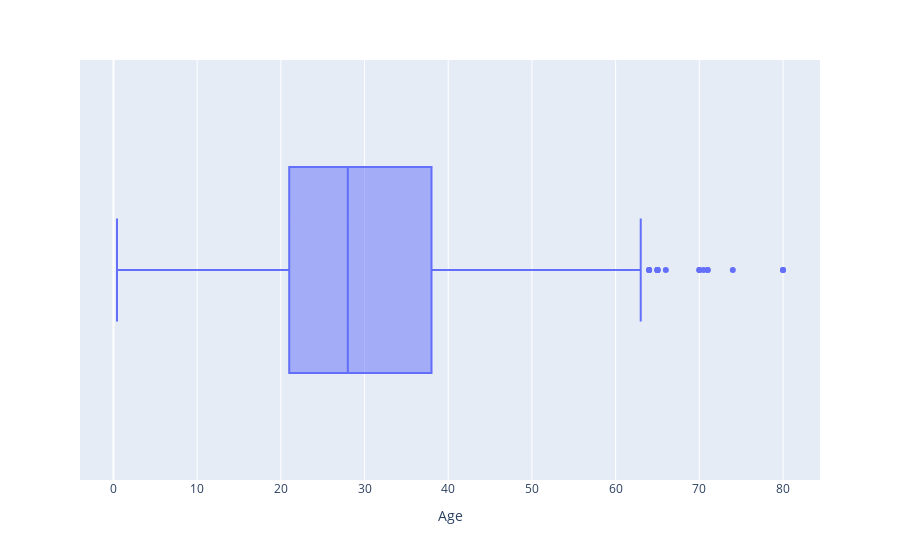

Notebook code cell kept with this figure:
### Code cell
px.box(train,train.Age)

### Figure 1 — Plotly figure (JSON) as saved in the notebook; plotly's stock layout.template omitted (floating-point values rounded to 4 significant figures; data arrays with more than 128 entries replaced by an {"elided": "..."} marker saying what was removed)
{"data": [{"alignmentgroup": "True", "hovertemplate": "Age=%{x}<extra></extra>", "legendgroup": "", "marker": {"color": "#636efa"}, "name": "", "notched": false, "offsetgroup": "", "orientation": "h", "showlegend": false, "type": "box", "x": {"elided": "891 float values"}, "x0": " ", "xaxis": "x", "y0": " ", "yaxis": "y"}], "layout": {"boxmode": "group", "legend": {"tracegroupgap": 0}, "margin": {"t": 60}, "xaxis": {"anchor": "y", "domain": [0, 1], "title": {"text": "Age"}}, "yaxis": {"anchor": "x", "domain": [0, 1]}}}
